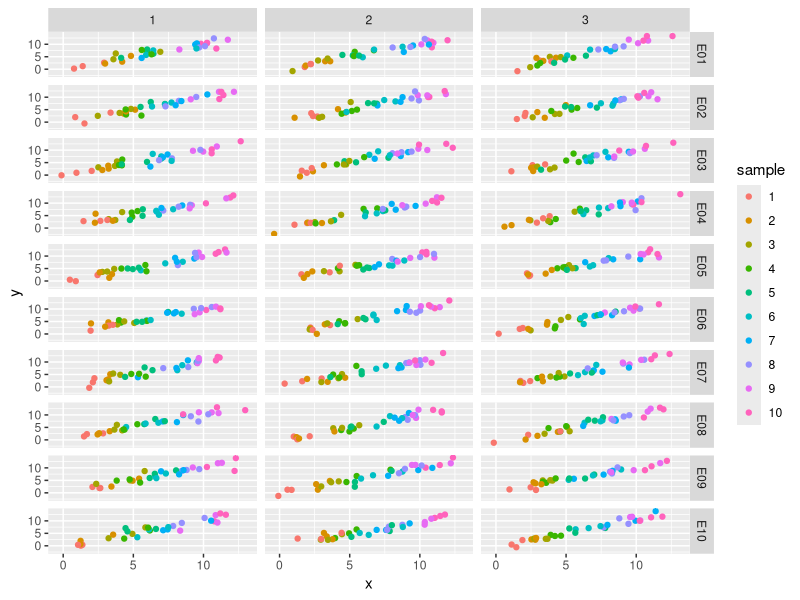
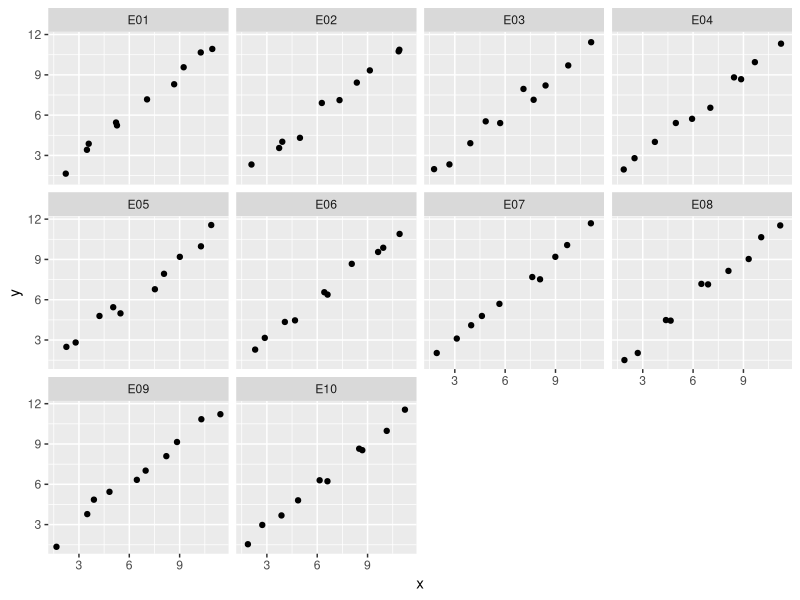

The R source for these figures, in order:
# plyr introduction with use cases
# peter braubach
# comments by sarah pohl
# 2016-07-20

#### load libraries ####
library(ggplot2)
library(plyr)

#### create some random data ####
# The dot in front of the variable name hides the variable from the global
# environment.
.nexperiment <- 10
.nsamples    <- 10
.nreplicates <- 3

d <- data.frame(
  # create experiment names
  experiment = rep(sprintf("E%02d", 1:.nexperiment), each = .nsamples * .nreplicates),
  # create sample numbering
  sample = rep(rep(1:.nsamples, each = .nreplicates), .nexperiment),
  # create replicate numbering
  replicate = rep(1:.nreplicates, .nexperiment * .nsamples * .nreplicates))

# create random, normally distributed data x and y
d$x <- d$sample + rnorm(nrow(d), 1, 1)
d$y <- rnorm(nrow(d), d$x, 1)

# turn sample and replicate numbers into factors
d$sample <- factor(d$sample)
d$replicate <- factor(d$replicate)


#### view data ####
head(d)
# plot data by replicates and experiments
# colour values by sample
ggplot(d, aes(x=x, y=y, col=sample)) + geom_point() + facet_grid(experiment ~ replicate)


#### use ddply ####
# plyr contains multiple functions, all following the scheme
# InputFormat + OutputFormat + ply
# ddply() therefore expects a dataframe and will also return a dataframe.

# aggregate by replicate and calculate sample mean
d2 <- ddply(d[,-3], .(experiment, sample), colwise(mean))

# plot the means by experiment
ggplot(d2, aes(x=x, y=y)) + geom_point() + facet_wrap(~ experiment)


#### use dlply and ldply####
# dlply() expects a dataframe and returns a list.
# ldply() expects a list and returns a dataframe.

# create linear models for each experiment using lm()
models <- dlply(d, .(experiment), function(x) lm(x$y ~ x$x))
models

# extract the model coefficients
mcoefs <- ldply(models, .fun = coef)